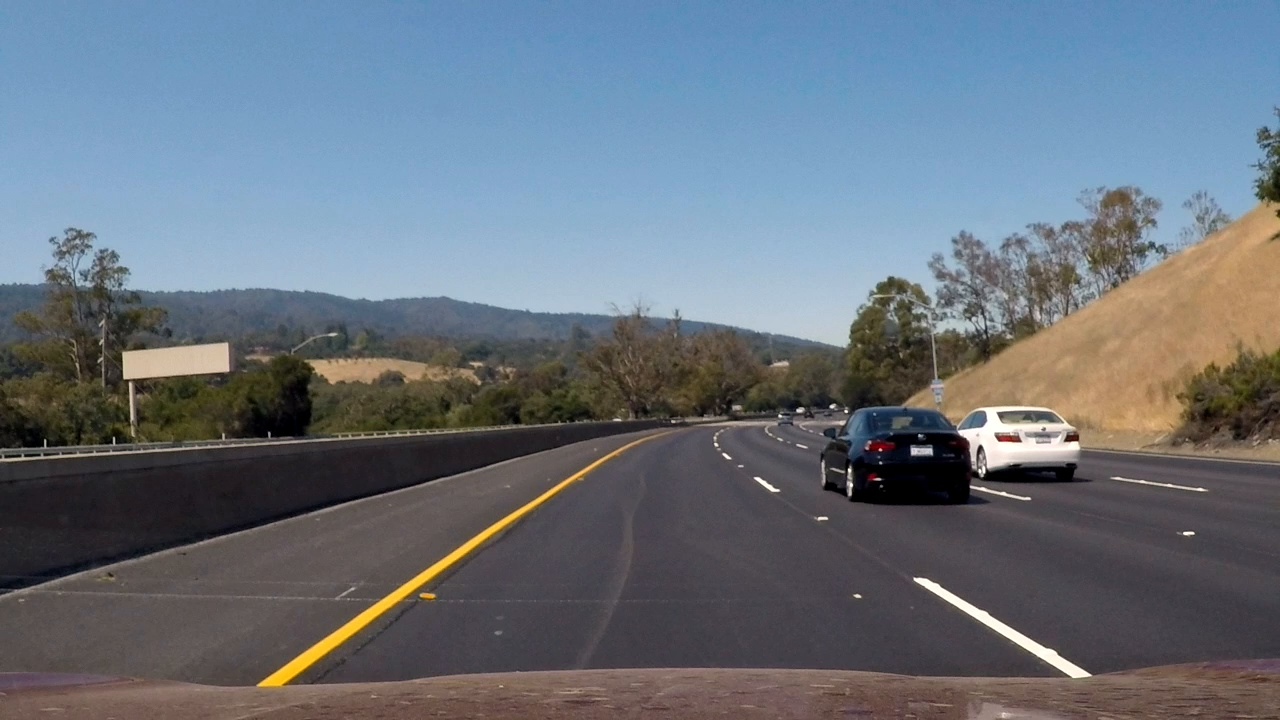
#> input picture images/challenge.jpg, 1280 x 720 px
$ python edge_detection.py ../images/challenge.jpg
#> lines starting #> are read from the running program, lines starting #| are printed output that depends on the picture
### tuner/tuner.py
#!/bin/env python3

import numpy as np
import cv2 as cv
import json
import argparse


class Tuner_Cfg:
    ''' Represents the configuration object of Tuner class
    :param cfg_file: File containing the configuration
    :type cfg_file: str
    :param default_attrs: Default configuration if cfg_file doesn't exit
    :type cfg_file: list
    '''
    def __init__(self, cfg_file, default_attrs = []):
        self._cfg_file = cfg_file
        self._cfg_attrs = self._load(default_attrs)


    def __str__(self):
        ret = ''
        for attr, val, maxVal in self._cfg_attrs:
            ret += f'{attr} = {val}\n'
        return ret


    def _load(self, default_attrs):
        try:
            with open(self._cfg_file, 'r') as fp:
                return json.load(fp)
        except FileNotFoundError:
            return default_attrs


    # [10 lines left out: function get_value, not called in this run]


    def get_attrs(self):
        '''Get the attributes list

        :returns: The list of attributes
        :rtype: list
        '''
        return self._cfg_attrs


    def get_dict(self):
        '''Get a dict with keyword and value of attrs

        :returns: The dict with all attributes
        :rtype: dict
        '''
        return {key:value for key, value, _ in self._cfg_attrs}


    # [9 lines left out: function set_value, not called in this run]


    def save(self):
        '''Saves the configuration to the cfg_file
        '''
        with open(self._cfg_file, 'w') as fp:
            json.dump(self._cfg_attrs, fp)


class Tuner_Args:
    def __init__(self, args):
        for key, value in args.items():
            setattr(self, key, value)


class Tuner:
    def __init__(self, image, cfg, process, title = ''):
        ''' Parameter Tuner class
        :param image: Input image
        :type image: numpy.ndarray
        :param cfg: Parameters configuration
        :type cfg: Tuner_Cfg
        :param process: The algorithm to be called whenever any parameter change
        :type process: function
        :param title: The title that appears on the window
        :type process: str
        '''
        self._TITLE = title
        self._image = image
        self._cfg = cfg
        self._process = process

        def on_change(attr, pos):
            self._cfg.set_value(attr, pos)
            self._render()

        def get_lambda(attr):
            return lambda pos : on_change(attr, pos)

        cv.namedWindow(self._TITLE, cv.WINDOW_NORMAL | cv.WINDOW_KEEPRATIO)

        for attr, value, max_val in self._cfg.get_attrs():
            cv.createTrackbar(
                attr,
                self._TITLE,
                value,
                max_val,
                get_lambda(attr),
            )

        self._render()
        key = cv.waitKey()
        while(key != ord('\r')):
            key = cv.waitKey()

        cv.destroyWindow(self._TITLE)


    def _render(self):
        shape, imgs = self._process(
            image = self._image,
            args = Tuner_Args(self._cfg.get_dict()),
        )
        self._plot(
            shape = shape,
            imgs = imgs,
        )


    def _plot(self, shape, imgs):
        lines = []
        for i in range(shape[0]):
            lines.append(np.hstack(imgs[i * shape[0]:i * shape[0] + shape[1]]))

        img = np.vstack(lines)
        cv.imshow(self._TITLE, img)


    def get_cfg(self):
        '''Get the resulting configuration

        :returns: The configuration after the tuning process
        :rtype: Tuner_Cfg
        '''
        return self._cfg


def Tuner_App(process, config, title, description = ''):
#> called with title = 'Edge Detection', description = 'Tune edge detection parameters'
    parser = argparse.ArgumentParser(description = description)
    parser.add_argument('img_path', help = 'Image file')
    parser.add_argument('-c', '--config_file',
        help = 'Config file',
        default = '.' + ''.join(title.split()) + '.cfg'
    )
    args = parser.parse_args()
    image = cv.imread(args.img_path)
#> image is the input picture: shape (720, 1280, 3); mean B, G, R 123.9, 113.8, 104.6

    cfg = Tuner(
            image = image,
            cfg = Tuner_Cfg(args.config_file, config),
            process = process,
            title = title,
    ).get_cfg()
#> the loop in __init__, `for key, value in args.items():` made 3 passes
#> (key, value) on passes 1 to 3: ('kernel_size', 13), ('threshold1', 28), ('threshold2', 115)

    cfg.save()
    print(cfg)

### examples/edge_detection.py
#!/bin/env python3

import cv2 as cv
import numpy as np
import argparse
import tuner.tuner as tuner


def process(image, args):
    adj_k = lambda ksize : ksize + (ksize + 1) % 2
    gray = cv.cvtColor(image, cv.COLOR_BGR2GRAY)
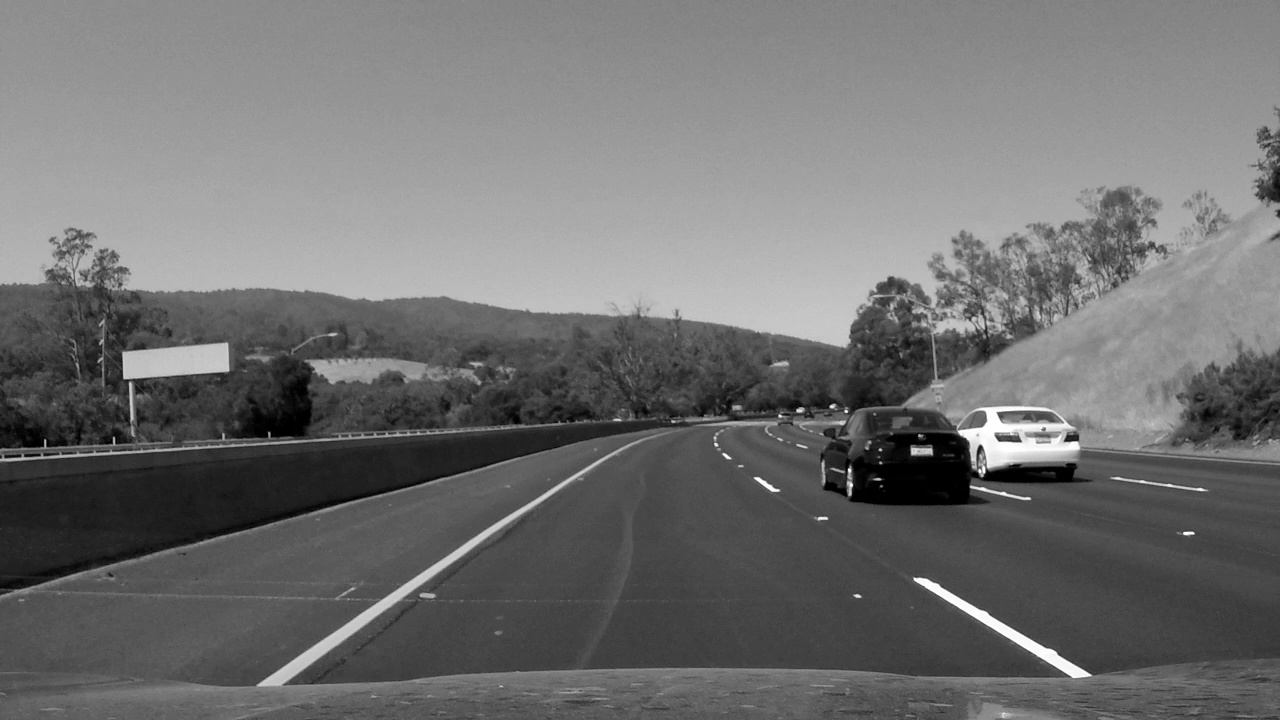
#> gray: shape (720, 1280); min 0, max 255, mean 112.2
    smoothed_img = cv.GaussianBlur(image, (adj_k(args.kernel_size), adj_k(args.kernel_size)), sigmaX=0, sigmaY=0)

    return ((1, 2), [gray, cv.Canny(smoothed_img, args.threshold1, args.threshold2)])


CFG = [
    ['kernel_size', 13, 20],
    ['threshold1', 28, 255],
    ['threshold2', 115, 255],
]


if __name__ == '__main__':
    tuner.Tuner_App(
        process,
        CFG,
        'Edge Detection',
        'Tune edge detection parameters',
    )
#> in _render, `shape, imgs = self._process( image = self._image, args = Tuner_Args(se..`: shape = (1, 2); imgs = 2 items
#> after the loop in _plot, `for i in range(shape[0]):`: lines = 1 item
#> in _plot, `img = np.vstack(lines)`:
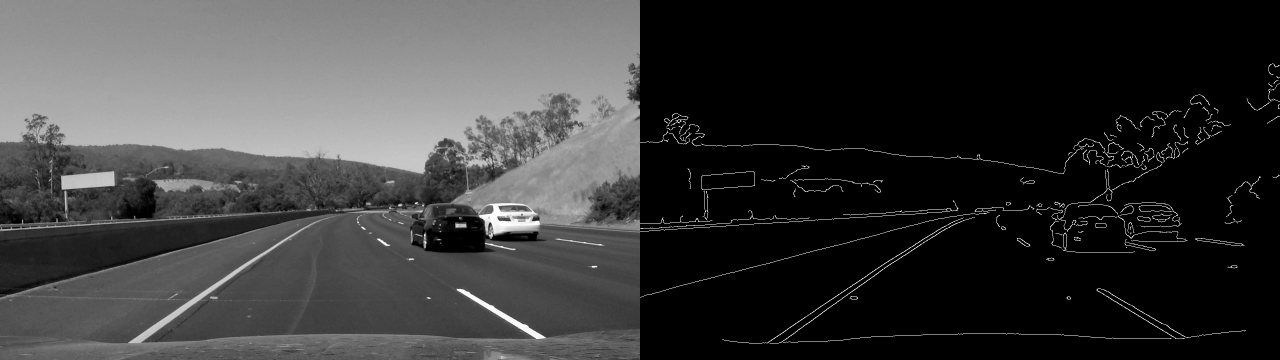
#> img: shape (720, 2560) (shown at 1/2 size); min 0, max 255, mean 58
#> (key Esc is pressed here)
#> (key Esc is pressed here)
#| kernel_size = 13
#| threshold1 = 28
#| threshold2 = 115

$ run again, on images/solidWhiteRight.jpg
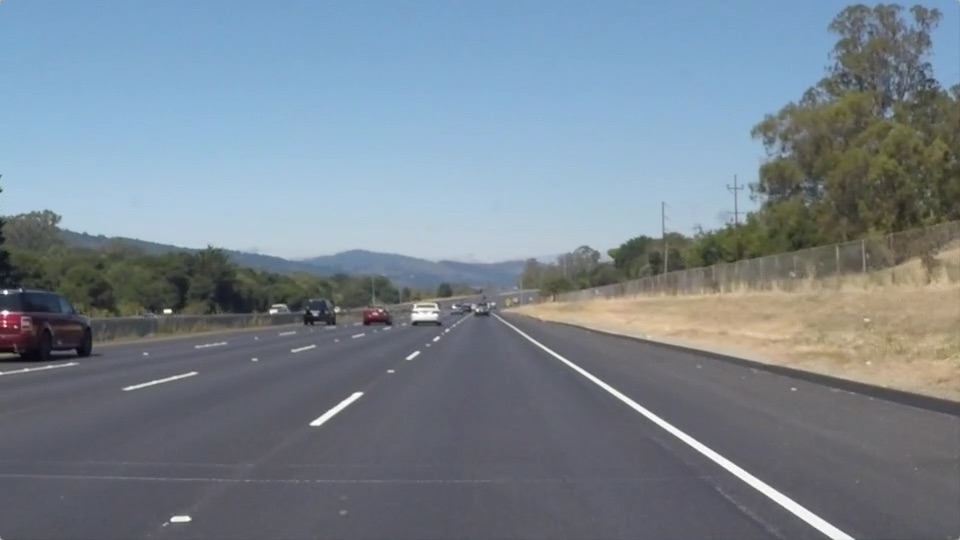
#> input picture images/solidWhiteRight.jpg, 960 x 540 px
#> in Tuner_App, image is the input picture: shape (540, 960, 3); mean B, G, R 143.7, 132.6, 120.3
#> the loop in __init__, `for key, value in args.items():` made 3 passes
#> (key, value) on passes 1 to 3: ('kernel_size', 13), ('threshold1', 28), ('threshold2', 115)
#> in process, `gray = cv.cvtColor(image, cv.COLOR_BGR2GRAY)`:
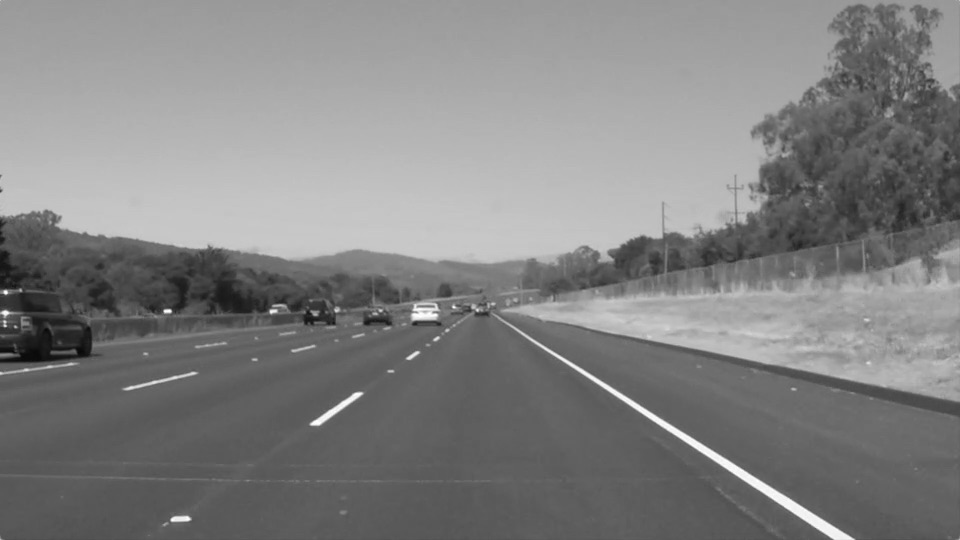
#> gray: shape (540, 960); min 8, max 255, mean 130.1
#> shape = (1, 2); imgs = 2 items
#> after the loop in _plot, `for i in range(shape[0]):`: lines = 1 item
#> in _plot, `img = np.vstack(lines)`:
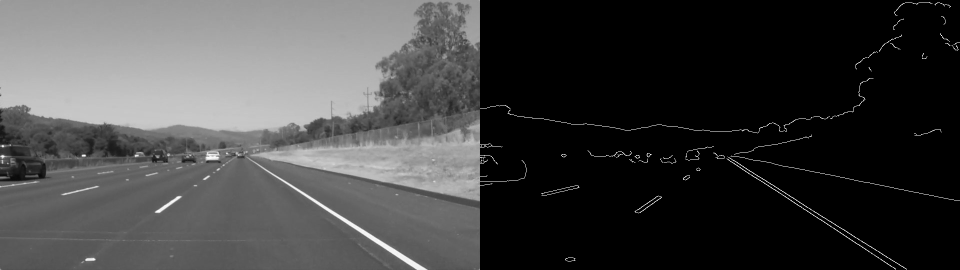
#> img: shape (540, 1920) (shown at 1/2 size); min 0, max 255, mean 66.2
#| kernel_size = 13
#| threshold1 = 28
#| threshold2 = 115

$ run again, on images/solidYellowCurve.jpg
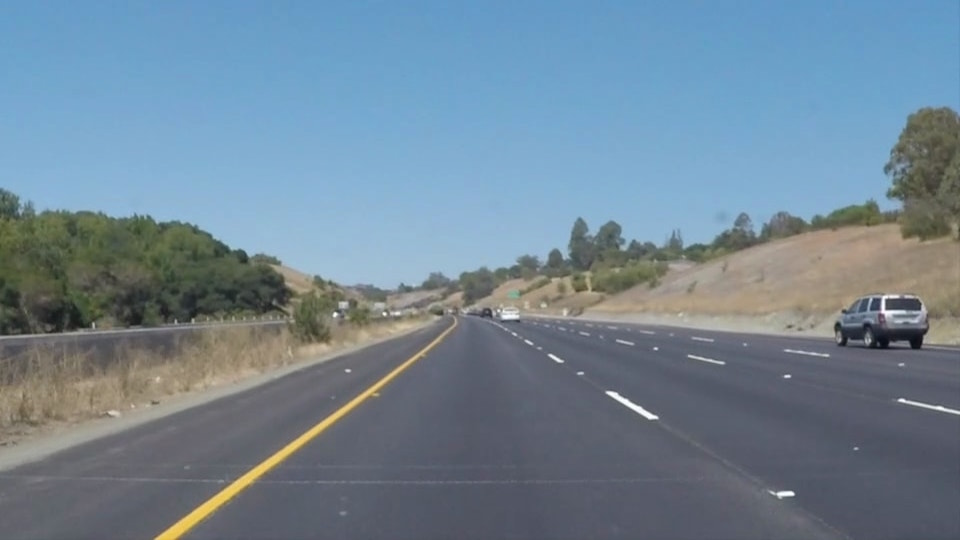
#> input picture images/solidYellowCurve.jpg, 960 x 540 px
#> in Tuner_App, image is the input picture: shape (540, 960, 3); mean B, G, R 149, 133.4, 113
#> the loop in __init__, `for key, value in args.items():` made 3 passes
#> (key, value) on passes 1 to 3: ('kernel_size', 13), ('threshold1', 28), ('threshold2', 115)
#> in process, `gray = cv.cvtColor(image, cv.COLOR_BGR2GRAY)`:
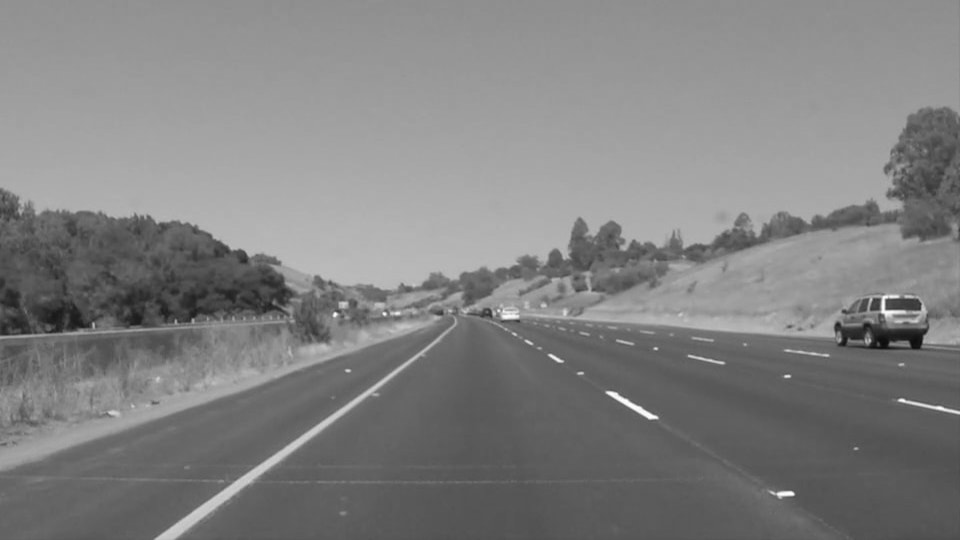
#> gray: shape (540, 960); min 11, max 254, mean 129.1
#> shape = (1, 2); imgs = 2 items
#> after the loop in _plot, `for i in range(shape[0]):`: lines = 1 item
#> in _plot, `img = np.vstack(lines)`:
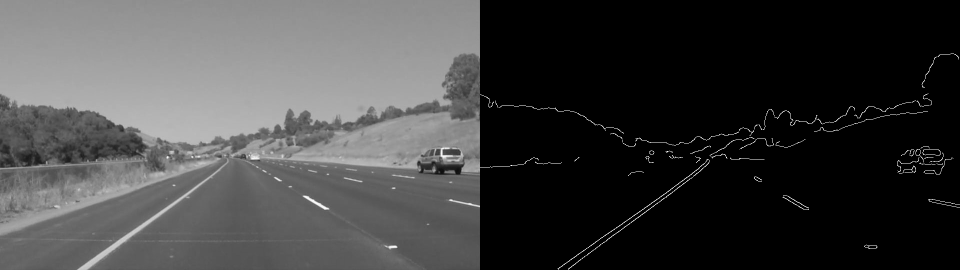
#> img: shape (540, 1920) (shown at 1/2 size); min 0, max 255, mean 65.7
#| kernel_size = 13
#| threshold1 = 28
#| threshold2 = 115

$ run again, on images/solidYellowCurve2.jpg
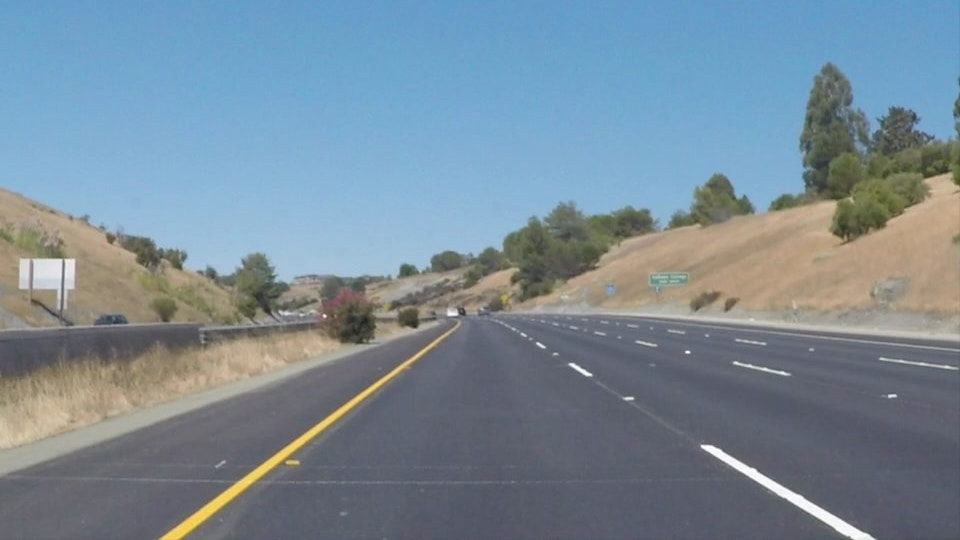
#> input picture images/solidYellowCurve2.jpg, 960 x 540 px
#> in Tuner_App, image is the input picture: shape (540, 960, 3); mean B, G, R 151.5, 138.6, 120.7
#> the loop in __init__, `for key, value in args.items():` made 3 passes
#> (key, value) on passes 1 to 3: ('kernel_size', 13), ('threshold1', 28), ('threshold2', 115)
#> in process, `gray = cv.cvtColor(image, cv.COLOR_BGR2GRAY)`:
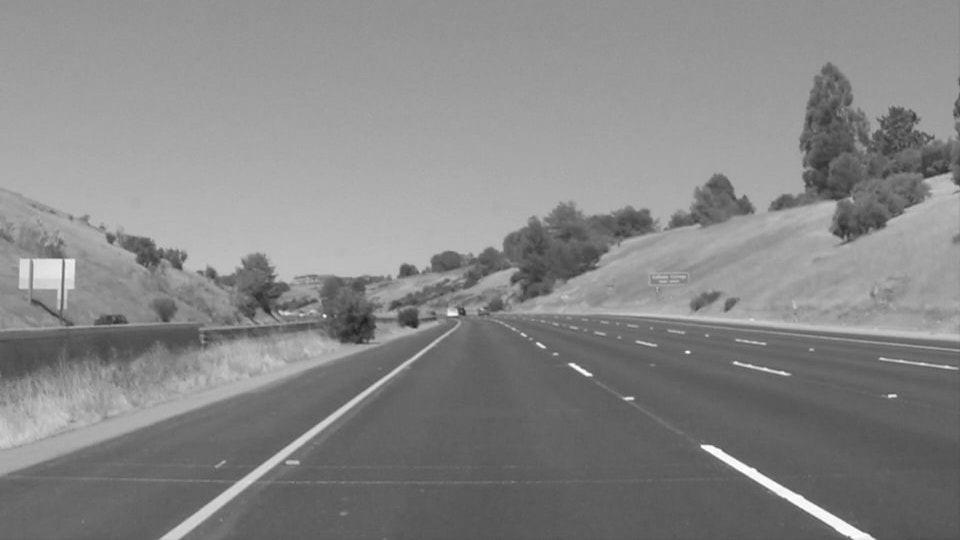
#> gray: shape (540, 960); min 32, max 255, mean 134.7
#> shape = (1, 2); imgs = 2 items
#> after the loop in _plot, `for i in range(shape[0]):`: lines = 1 item
#> in _plot, `img = np.vstack(lines)`:
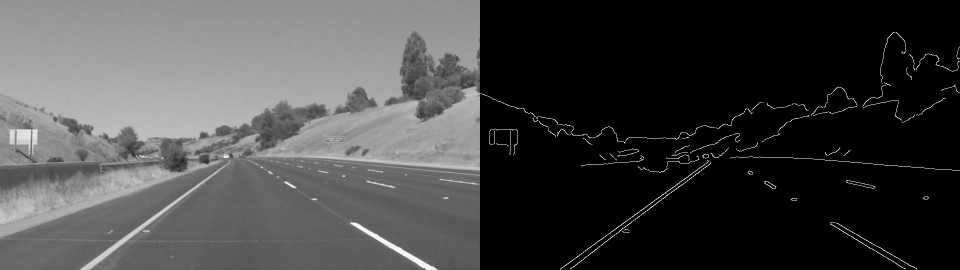
#> img: shape (540, 1920) (shown at 1/2 size); min 0, max 255, mean 68.8
#| kernel_size = 13
#| threshold1 = 28
#| threshold2 = 115
